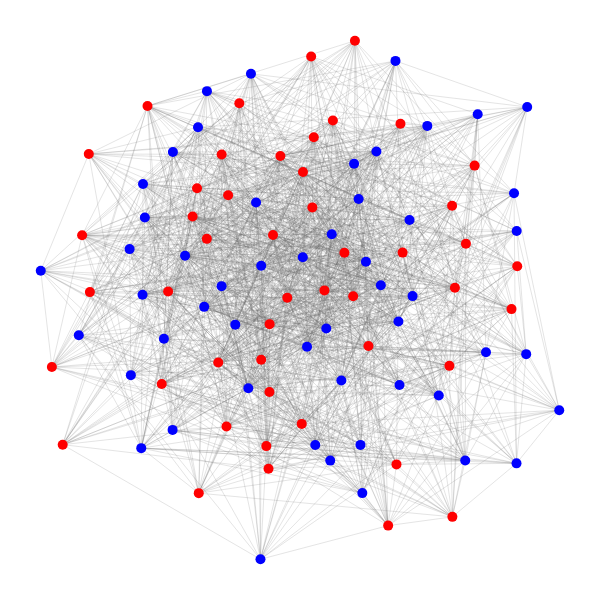

Source (notebook cell):
### Code cell
showcase_plots[0]

### Figure 1 — Plotly figure (JSON) as saved in the notebook; plotly's stock layout.template omitted (floating-point values rounded to 4 significant figures; data arrays with more than 128 entries replaced by an {"elided": "..."} marker saying what was removed)
{"data": [{"line": {"color": "rgba(100, 100, 100, 0.35)", "width": 0.5}, "mode": "lines", "type": "scatter", "x": {"elided": "4839 float values"}, "y": {"elided": "4839 float values"}}, {"hoverinfo": "text", "marker": {"color": ["red", "blue", "red", "blue", "red", "red", "blue", "red", "red", "red", "blue", "blue", "blue", "blue", "blue", "blue", "blue", "blue", "red", "blue", "blue", "red", "blue", "blue", "red", "red", "red", "blue", "blue", "blue", "blue", "blue", "red", "blue", "red", "blue", "blue", "red", "red", "red", "red", "blue", "red", "red", "red", "red", "blue", "blue", "red", "red", "blue", "red", "blue", "red", "red", "blue", "red", "red", "red", "blue", "red", "red", "blue", "red", "blue", "red", "blue", "blue", "red", "blue", "blue", "red", "blue", "blue", "red", "red", "blue", "red", "red", "red", "red", "blue", "blue", "blue", "red", "red", "blue", "blue", "red", "blue", "red", "red", "blue", "blue", "blue", "blue", "blue", "red", "blue", "blue"], "size": 10}, "mode": "markers", "text": ["1_0", "2_1", "3_0", "4_1", "5_0", "6_0", "7_1", "8_0", "9_0", "10_0", "11_1", "12_1", "13_1", "14_1", "15_1", "16_1", "17_1", "18_1", "19_0", "20_1", "21_1", "22_0", "23_1", "24_1", "25_0", "26_0", "27_0", "28_1", "29_1", "30_1", "31_1", "32_1", "33_0", "34_1", "35_0", "36_1", "37_1", "38_0", "39_0", "40_0", "41_0", "42_1", "43_0", "44_0", "45_0", "46_0", "47_1", "48_1", "49_0", "50_0", "51_1", "52_0", "53_1", "54_0", "55_0", "56_1", "57_0", "58_0", "59_0", "60_1", "61_0", "62_0", "63_1", "64_0", "65_1", "66_0", "67_1", "68_1", "69_0", "70_1", "71_1", "72_0", "73_1", "74_1", "75_0", "76_0", "77_1", "78_0", "79_0", "80_0", "81_0", "82_1", "83_1", "84_1", "85_0", "86_0", "87_1", "88_1", "89_0", "90_1", "91_0", "92_0", "93_1", "94_1", "95_1", "96_1", "97_1", "98_0", "99_1", "100_1"], "type": "scatter", "x": [-0.7784, 2.809, -1.04, -3.498, 1.508, 0.3646, 1.853, 0.7941, 1.821, -0.5311, 3.941, 0.1737, -2.388, 1.056, -4.181, -1.462, 2.651, 0.02271, 0.03042, 2.277, 3.437, -3.912, -1.923, 2.016, -2.996, 2.366, -1.162, 0.8608, 4.877, 4.467, -5.617, -2.877, 1.096, -1.646, -3.754, -5.682, -5.7, -3.404, -7.856, 3.586, -1.168, 1.399, 5.353, -4.786, 7.474, 0.4149, 0.4682, -4.614, -2.643, -2.703, -6.161, -5.013, 3.833, -1.202, -2.874, -3.719, 5.453, 6.157, -0.01508, 3.475, 3.509, -1.279, -4.936, -5.522, 5.821, -1.463, -5.745, -1.828, 5.256, -3.4, 1.002, 0.3209, -4.626, 7.998, -8.549, 7.679, -6.116, -7.578, -8.936, 1.884, 5.846, 6.563, -7.975, 7.658, -3.692, 3.07, -1.489, 2.082, -7.618, 2.148, 5.363, 3.368, 3.331, 7.564, -9.333, 6.267, 9.178, -2.243, 7.652, 8.034], "y": [4.717, -0.001788, 1.834, -0.7887, 1.186, 2.841, 4.434, -0.188, -0.4006, -0.4557, -0.3977, -2.244, -1.438, 1.862, 1.073, 0.7121, 4.878, 1.018, 4.133, 0.8537, -1.322, 2.508, -3.759, 3.146, -2.818, -2.22, -1.42, -1.579, -4.025, 5.815, 2.469, -0.03403, 6.014, 3.019, 3.542, 3.693, -0.3444, 1.692, 1.825, 1.191, -3.896, -3.475, 2.902, -0.2292, -0.8711, 5.398, -5.828, 4.863, 3.283, -5.158, 1.318, -3.602, 2.381, -6.696, 4.773, 5.768, -0.09185, 4.366, -5.06, -3.643, 5.895, -5.87, -1.955, 6.542, -6.396, -2.718, -5.945, 7.715, -2.943, 7.083, -6.401, 8.345, -5.279, -2.515, -5.819, 0.6942, -3.281, -0.2508, -2.985, 8.922, 1.515, -2.448, -1.828, 1.977, -7.587, -8.772, -10, -5.826, 4.791, -7.586, -8.453, -6.538, 8.186, 3.354, 0.5271, 6.24, -4.56, 6.644, -6.5, 6.504]}], "layout": {"height": 600, "hovermode": "closest", "margin": {"b": 5, "l": 5, "r": 5, "t": 5}, "paper_bgcolor": "rgba(0,0,0,0)", "plot_bgcolor": "rgba(0,0,0,0)", "showlegend": false, "title": {"font": {"size": 16}}, "width": 600, "xaxis": {"showgrid": false, "showticklabels": false, "zeroline": false}, "yaxis": {"showgrid": false, "showticklabels": false, "zeroline": false}}}
